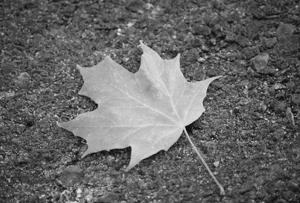
#> input picture images/06.png, 300 x 203 px, found by its file name
$ jupyter execute Threshold_Otsu.ipynb
#> lines starting #> are read from the running program, lines starting #| are printed output that depends on the picture; after the words box and inside, x2 and y2 are one past the last pixel; in counts of white or black regions, pixels touching at a corner belong together
$$
Traitement \ d'images \\
Segmentation
$$

**Travail réalisé par:**

*   Turki Seddik

### Importer les librairies et bibliothéques nécessaires

[cell 1]
import numpy as np
import pandas as pd

from skimage.io import imread, imshow
from skimage.transform import resize
from PIL import Image, ImageDraw
import cv2

[cell 2]
import matplotlib.pyplot as plt
import seaborn as sns
plt.style.use('ggplot')

$$$$

## I.1 Segmentation par seuillage

[cell 3]
from skimage.filters import threshold_otsu, threshold_multiotsu

**Lire et afficher l'image**

[cell 4]
img = Image.open('06.png').convert('L')
#> img is the input picture: PIL image 300x203 L; min 9, max 231, mean 103
img

**Histogramme**

[cell 5]
plt.figure(figsize=(10, 4))
sns.histplot(np.array(img).flatten(), kde=True, bins=64)
seuil = 150
plt.axvline(x=seuil, color='royalblue', linestyle='--', label='Seuil de segmentation')
plt.legend()
plt.xlabel('Niveau de gris')
plt.ylabel('Nombre de pixels')
plt.title('Histogramme de l\'image')
plt.show()
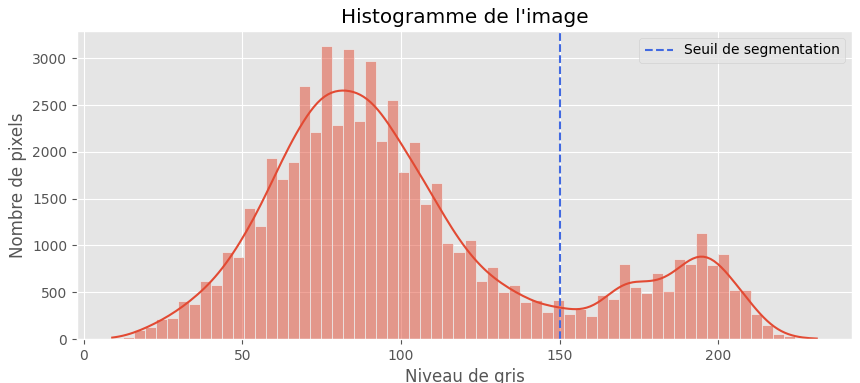
#> figure drawn by matplotlib, 1 panel; tallest bar 3137 high, from x = 74.91 to 78.38; curve peaks at x = 81.51, y = 2657

**Segmentation manuelle de l'image**

[cell 6]
seuil_manuel = 150  # choix du seuil
seg_img = img.point(lambda x: 255 if x > seuil_manuel else 0)
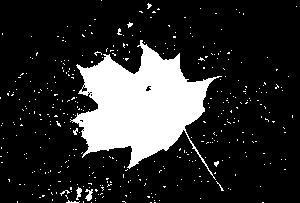
#> seg_img: PIL image 300x203 L; 18% white; 383 white regions (377 under 20 px), largest, box (x1, y1, x2, y2) and area: (70, 40, 222, 180) 9950, (85, 189, 93, 201) 57, (76, 187, 82, 200) 44, (73, 128, 78, 135) 21, (60, 190, 70, 196) 20, (66, 200, 80, 203) 20
Image.fromarray(np.concatenate([img,seg_img],axis=1))
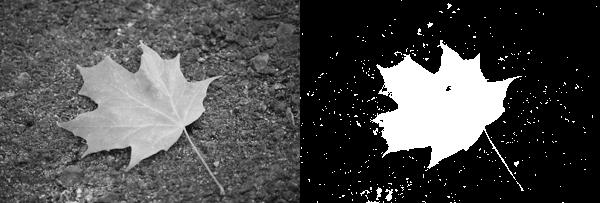
#> Out: PIL image 600x203 L; min 0, max 255, mean 74.4

**Segmentation Interactive avec un Slider**

[cell 7]
from ipywidgets import interact, IntSlider
def update(seuil):
    plt.figure(figsize=(5,5))
    image_segmentee = img.point(lambda x: 255 if x > seuil else 0)
    plt.imshow(image_segmentee, cmap='gray')
    plt.axis('off')
    plt.show()

_ = interact(update, seuil=IntSlider(min=0, max=255, step=1, value=150))
#> the sliders are set to seuil = 150

**Seuillage global automatique**

[cell 8]
hist, bins = np.histogram(np.array(img).flatten(), bins=256, range=[0,256])
#> hist = 256 values, max 799 at index 76, min 0 at index 0, mean 237.9; bins = 257 values from 0 to 256
hist_norm = hist / np.sum(hist)
#> hist_norm = 256 values, max 0.0131 at index 76, min 0 at index 0, mean 0.00391

T0 = 50
T = T0
epsilon = 0.1

while True:
    G1 = hist_norm[:T]
    G2 = hist_norm[T:]
    m1 = np.sum(G1 * np.arange(T)) / np.sum(G1)
    m2 = np.sum(G2 * np.arange(T, 256)) / np.sum(G2)
    nouveau_T = int((m1 + m2) / 2)
    if abs(nouveau_T - T) < epsilon:
        break
    else:
        T = nouveau_T
#> this loop made 9 passes
#> (m1, m2, nouveau_T, T) on passes 1 to 8: (38.42, 107.8, 73, 73), (56.41, 119.8, 88, 88), (66.28, 133.5, 99, 99), (72.13, 146, 109, 109), (76.3, 157.7, 117, 117), (78.88, 166.3, 122, 122), (80.18, 170.9, 125, 125), (80.86, 173.3, 127, 127)
#> (m1, m2, nouveau_T) on pass 9: (81.25, 174.6, 127)
print(f'Le seuil de segmentation trouvé à l\'aide de cette méthode est:\n{T}')
#| Le seuil de segmentation trouvé à l'aide de cette méthode est:
#| 127

**Seuillage d’Otsu**

[cell 9]
seuil_otsu = threshold_otsu(np.array(img))
#> seuil_otsu = 129
img_otsu = img.point(lambda x: 255 if x > seuil_otsu else 0)
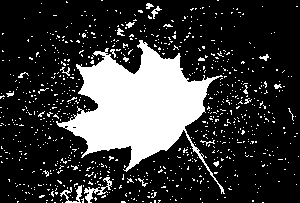
#> img_otsu: PIL image 300x203 L; 22.4% white; 843 white regions (824 under 20 px), largest, box (x1, y1, x2, y2) and area: (56, 40, 225, 194) 10547, (84, 177, 112, 203) 199, (60, 185, 82, 203) 140
print(f'Le seuil d\'Otsu est: {seuil_otsu}')
#| Le seuil d'Otsu est: 129
Image.fromarray(np.concatenate([img,img_otsu],axis=1))
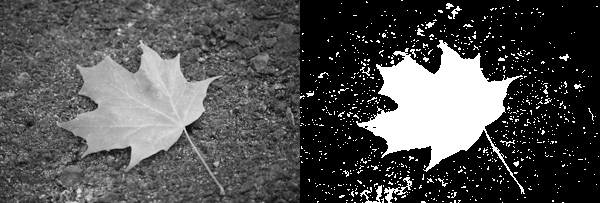
#> Out: PIL image 600x203 L; min 0, max 255, mean 80

**Seullage Multi Otsu**

[cell 10]
seuils_multiotsu = threshold_multiotsu(np.array(img))
#> seuils_multiotsu = [84, 144]
print(f'Les seuils trouvés sont: {seuils_multiotsu}')
#| Les seuils trouvés sont: [ 84 144]
plt.figure(figsize=(5,5))
plt.imshow(np.digitize(img, bins=seuils_multiotsu), cmap='gray')
plt.axis('off')
plt.show()
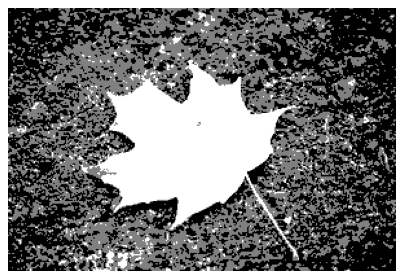
#> figure drawn by matplotlib, 1 panel

$ run again, with images/11.png copied over images/06.png
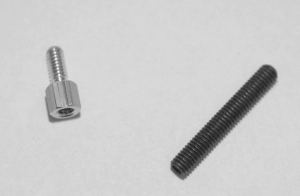
#> input picture images/11.png, 300 x 196 px, found by its file name
#> img is the input picture: PIL image 300x196 L; min 29, max 245, mean 202.5
#> `seg_img = img.point(lambda x: 255 if x > seuil_manuel else 0)`:
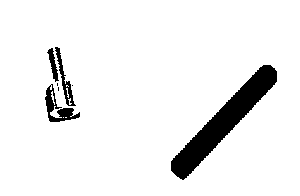
#> seg_img: PIL image 300x196 L; 93% white; 7 black regions (3 under 20 px), largest, box (x1, y1, x2, y2) and area: (171, 65, 277, 180) 3177, (45, 84, 80, 122) 454, (55, 47, 76, 106) 292, (47, 48, 59, 82) 163
#> hist = 256 values, max 10148 at index 214, min 0 at index 0, mean 229.7; bins = 257 values from 0 to 256
#> hist_norm = 256 values, max 0.173 at index 214, min 0 at index 0, mean 0.00391
#> the loop `while True:` made 5 passes
#> (m1, m2, nouveau_T, T) on passes 1 to 4: (43.97, 204.2, 124, 124), (69.71, 210.6, 140, 140), (75.51, 211.1, 143, 143), (76.99, 211.2, 144, 144)
#| Le seuil de segmentation trouvé à l'aide de cette méthode est:
#| 144
#> seuil_otsu = 144
#> img_otsu: PIL image 300x196 L; 93.4% white; 8 black regions (2 under 20 px), largest, box (x1, y1, x2, y2) and area: (171, 65, 277, 180) 3143, (45, 87, 80, 122) 319, (48, 48, 59, 82) 146, (62, 81, 74, 106) 112, (55, 47, 65, 80) 109, (52, 84, 62, 109) 36
#| Le seuil d'Otsu est: 144
#> seuils_multiotsu = [106, 180]
#| Les seuils trouvés sont: [106 180]
#> `plt.show()`:
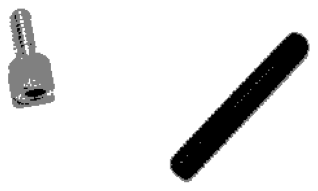
#> figure drawn by matplotlib, 1 panel

$ run again, with images/Otsu.png copied over images/06.png
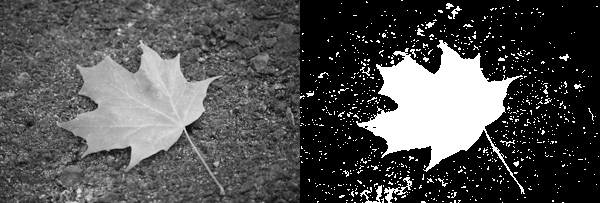
#> input picture images/Otsu.png, 600 x 203 px, found by its file name
#> img is the input picture: PIL image 600x203 L; min 0, max 255, mean 80
#> `seg_img = img.point(lambda x: 255 if x > seuil_manuel else 0)`:
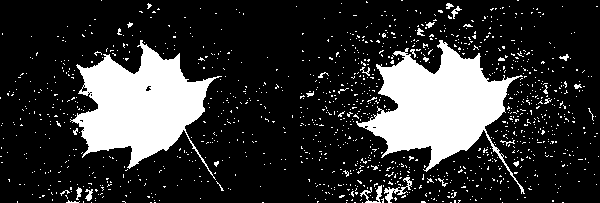
#> seg_img: PIL image 600x203 L; 20.2% white; 1226 white regions (1201 under 20 px), largest, box (x1, y1, x2, y2) and area: (356, 40, 525, 194) 10547, (70, 40, 222, 180) 9950, (384, 177, 412, 203) 199
#> hist = 256 values, max 47287 at index 0, min 0 at index 1, mean 475.8; bins = 257 values from 0 to 256
#> hist_norm = 256 values, max 0.388 at index 0, min 0 at index 1, mean 0.00391
#> the loop `while True:` made 12 passes
#> (m1, m2, nouveau_T, T) on passes 1 to 8: (3.1, 136.2, 69, 69), (11.72, 147.6, 79, 79), (18.46, 157.7, 88, 88), (24.43, 168.8, 96, 96), (29.3, 179.9, 104, 104), (33.3, 190.7, 112, 112), (36.5, 200.7, 118, 118), (38.33, 206.9, 122, 122)
#| Le seuil de segmentation trouvé à l'aide de cette méthode est:
#| 126
#> seuil_otsu = 127
#> img_otsu: PIL image 600x203 L; 22.7% white; 1738 white regions (1695 under 20 px), largest, box (x1, y1, x2, y2) and area: (56, 40, 225, 194) 10597, (356, 40, 525, 194) 10547, (84, 177, 114, 203) 211
#| Le seuil d'Otsu est: 127
#> seuils_multiotsu = [46, 157]
#| Les seuils trouvés sont: [ 46 157]
#> `plt.show()`:
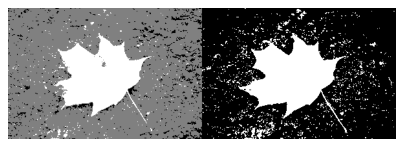
#> figure drawn by matplotlib, 1 panel
